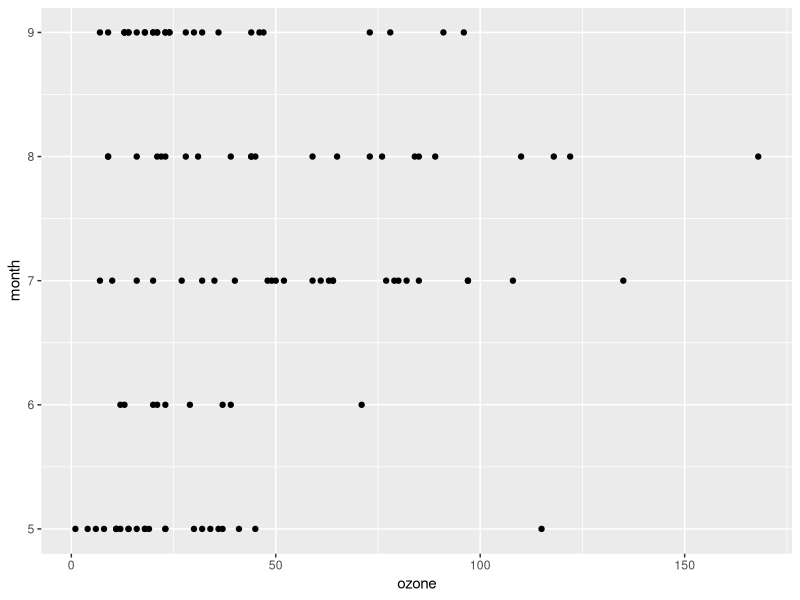
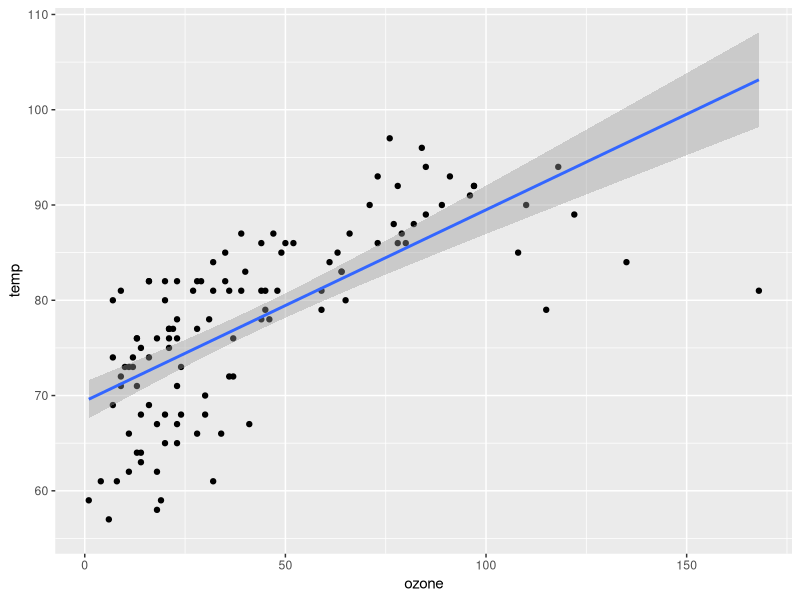
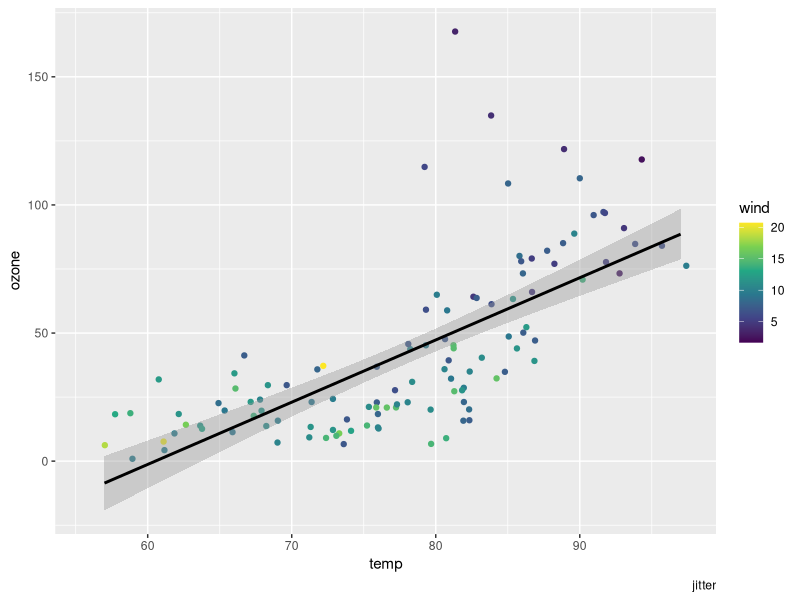
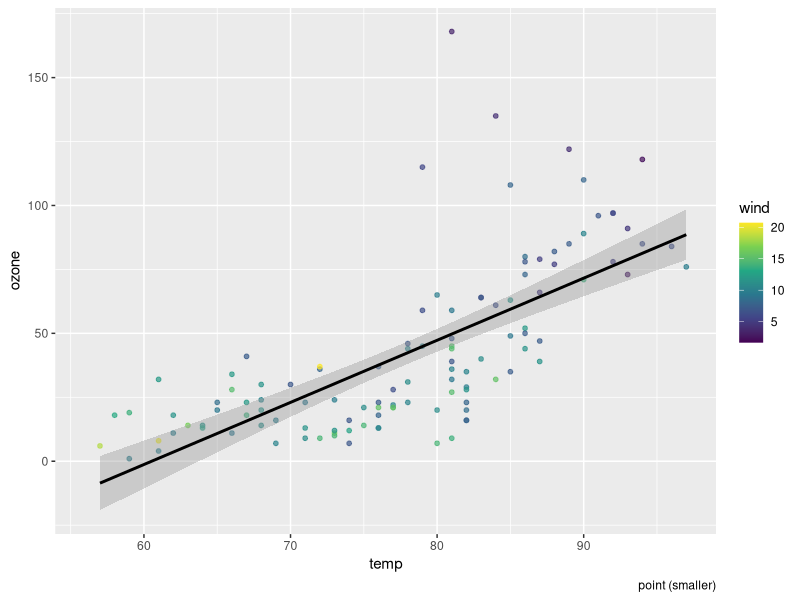
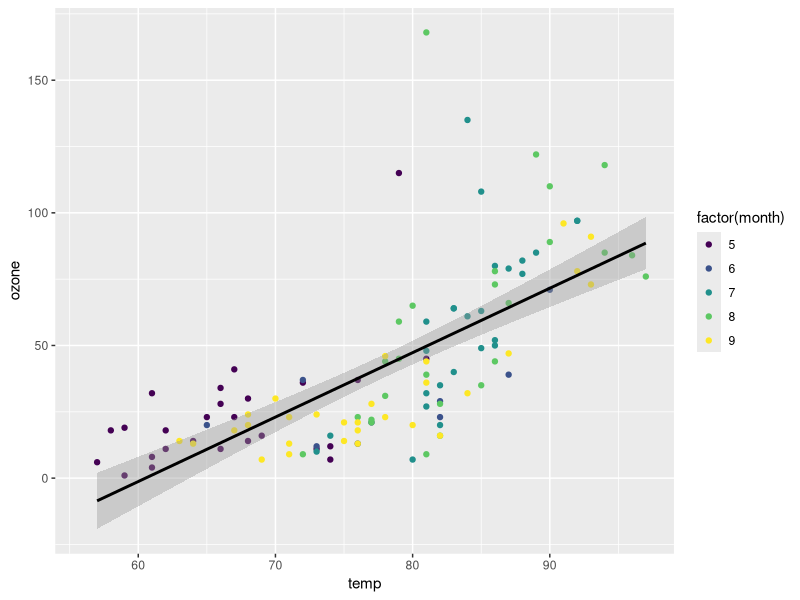
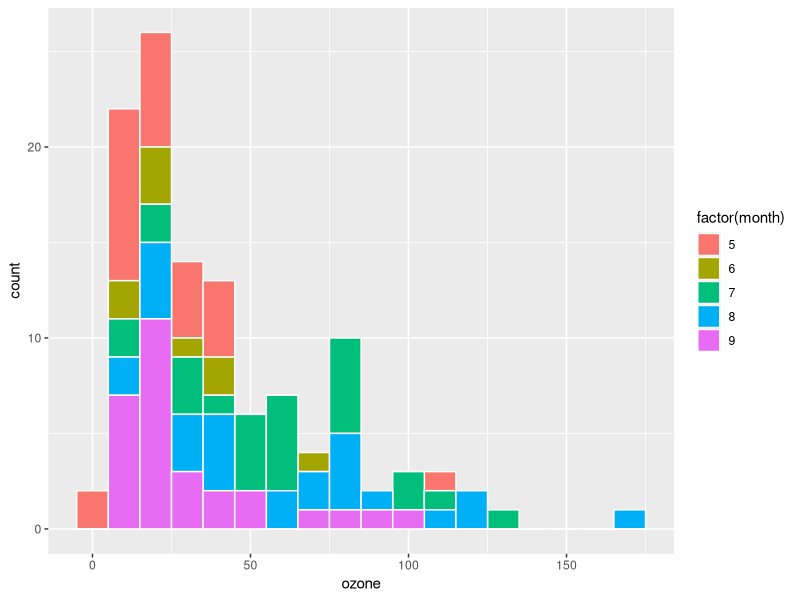
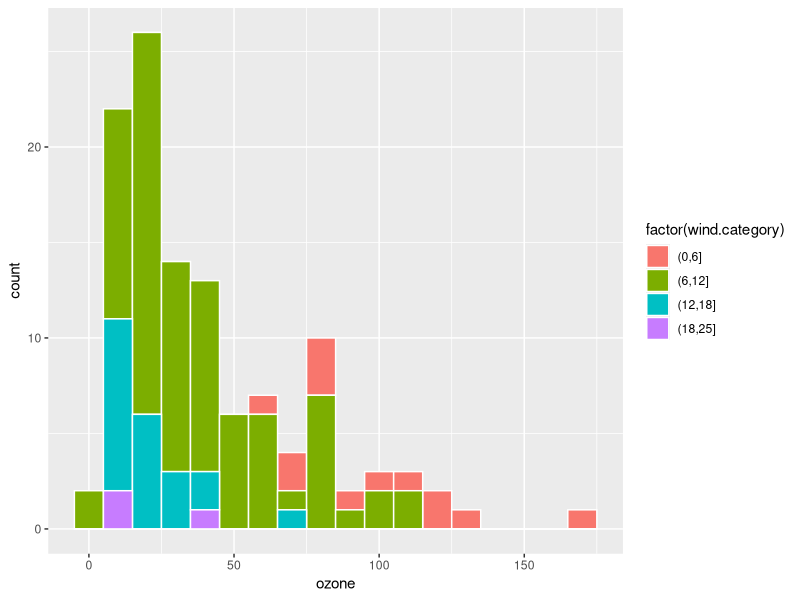
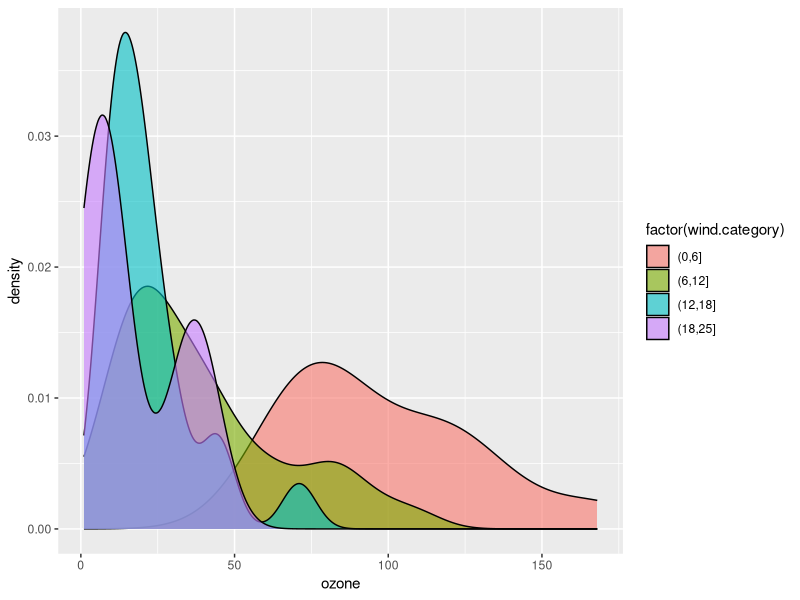

Reproduce these figures in R, in order.
library(tidyverse)


# pull in data ------------------------------------------------------------

airquality


# brainstorming questions -------------------------------------------------------------------

#' we can access documentation for functions or certain datasets with this
#' question mark

#?airquality

#' what can we do with this data?
#'
#' we can look at temperature patterns.
#'
#' Air quality patterns.
#'
#' Does ozone correlate with wind speed?
#'
#' Does temperature increase with Ozone? (or vice versa?)
#'


# coding as a class ------------------------------------------------------------



## peeks -------------------------------------------------------------------

airquality %>% summary()
airquality %>% glimpse()
airquality %>% colnames()
# ?airquality

## transforms --------------------------------------------------------------


# make lowercase (mixed upper/lowercase in column names can be annoying)
airquality <- airquality %>%
  rename_with( tolower )

# turn into a tibble
airquality <- airquality %>% tibble()


## plots -------------------------------------------------------------------



# first plot
airquality %>%
  na.omit() %>%
  ggplot(
    aes( x = ozone
        ,y = month )
  ) +
  geom_point()


# second plot
airquality %>%
  ggplot(
    aes( x = ozone
         ,y = temp )
  ) +
  geom_point() +
  geom_smooth(
    method = "lm"
  )


#' let's try to look at a third thing as well, in the same plot, in addition to
#' temp and ozone.
airquality %>% summary()
airquality %>% glimpse()
airquality



#' third plot
airquality %>%
  ggplot(
    aes(  y = ozone
         ,x = temp
         )
  ) +
  geom_jitter(
    aes(color =
          #factor(month)
          wind
        )
    ) +
  geom_smooth(
     method = "lm"
    ,color = "black"
  ) +
  scale_color_viridis_c() +
  labs(
    caption = "jitter"
  )


# variation on above -- deal with overplotting by making a little smaller
airquality %>%
  ggplot(
    aes(  y = ozone
          ,x = temp
    )
  ) +
  geom_point(
    aes(color =
          #factor(month)
          wind
    )
    ,size = 1.3
    ,alpha = .7
  ) +
  geom_smooth(
    method = "lm"
    ,color = "black"
  ) +
  scale_color_viridis_c() +
  labs(
    caption = "point (smaller)"
  )



# plot with the month as factor as the color
# variation on above -- deal with overplotting by making a little smaller
airquality %>%
  ggplot(
    aes(  y = ozone
          ,x = temp
    )
  ) +
  geom_point(
    aes(color =
          factor(month)
    )
  ) +
  geom_smooth(
    method = "lm"
    ,color = "black"
  ) +
  scale_color_viridis_d() +
  labs()

airquality


## what about histograms ---------------------------------------------------

airquality %>% glimpse()

airquality %>%
  ggplot(
    aes( x = ozone
        #,y = wind
        , fill =
          factor(month)
        )
  ) +
  geom_histogram(
    binwidth = 10
    ,color="white"
  )

# let's categorize based on wind  -----------------------------------------

#' we were trying to use wind as a categorical and noticing it wasn't working
#' out great because it's a number... but can we make categories out of a
#' number??

airquality <-
  airquality %>%
  mutate(
    wind.category =
      cut(wind,
          breaks = c(0, 6, 12, 18, 25, 50)
          )
  )

# alternative approach
airquality %>%
  mutate(wind.category =
           if_else( wind < 12
                    ,"gentle", "breezy or windy")
           )


# histogram
airquality %>%
  ggplot(
    aes( x = ozone
         #,y = wind
         , fill =
           factor(wind.category)
    )
  ) +
  geom_histogram(
    binwidth = 10
    ,color = "white"
  )

# density curves
airquality %>%
  ggplot(
    aes( x = ozone
         #,y = wind
         , fill =
           factor(wind.category)
    )
  ) +
  geom_density(
    alpha = .6
  )




# time series -------------------------------------------------------------


## indexed with the different variables ------------

